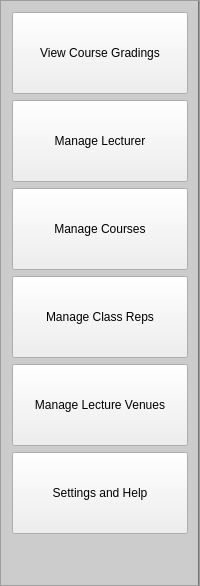
         <widget class="QFrame" name="frame">
          <property name="styleSheet">
           <string notr="true">QFrame{
	background-color: rgb(204, 204, 204);
	border-right: 2px solid rgb(115, 115, 115);
}

QPushButton{
	padding: 20px;
	height: 40px;
}</string>
          </property>
          <property name="frameShape">
           <enum>QFrame::StyledPanel</enum>
          </property>
          <property name="frameShadow">
           <enum>QFrame::Raised</enum>
          </property>
          <layout class="QVBoxLayout" name="verticalLayout_11">
           <item>
            <widget class="QPushButton" name="courseGrading">
             <property name="text">
              <string>View Course Gradings</string>
             </property>
            </widget>
           </item>
           <item>
            <widget class="QPushButton" name="manLecturerBtn">
             <property name="text">
              <string>Manage Lecturer</string>
             </property>
            </widget>
           </item>
           <item>
            <widget class="QPushButton" name="manCoursesBtn">
             <property name="text">
              <string>Manage Courses</string>
             </property>
            </widget>
           </item>
           <item>
            <widget class="QPushButton" name="manClassRepsBtn">
             <property name="text">
              <string>Manage Class Reps</string>
             </property>
            </widget>
           </item>
           <item>
            <widget class="QPushButton" name="manLectHallBtn">
             <property name="text">
              <string>Manage Lecture Venues</string>
             </property>
            </widget>
           </item>
           <item>
            <widget class="QPushButton" name="settingBtn">
             <property name="text">
              <string>Settings and Help</string>
             </property>
            </widget>
           </item>
           <item>
            <spacer name="verticalSpacer_20">
             <property name="orientation">
              <enum>Qt::Vertical</enum>
             </property>
             <property name="sizeHint" stdset="0">
              <size>
               <width>20</width>
               <height>40</height>
              </size>
             </property>
            </spacer>
           </item>
          </layout>
         </widget>
